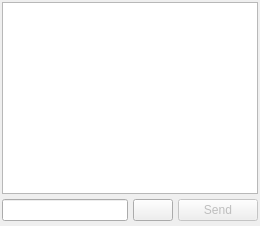
     <widget class="QWidget" name="tabChat">
      <property name="enabled">
       <bool>true</bool>
      </property>
      <attribute name="title">
       <string comment="LBL_BLG_VISITOR_CHAT_TITLE">Chat</string>
      </attribute>
      <layout class="QVBoxLayout" name="verticalLayout">
       <property name="spacing">
        <number>5</number>
       </property>
       <property name="leftMargin">
        <number>2</number>
       </property>
       <property name="topMargin">
        <number>2</number>
       </property>
       <property name="rightMargin">
        <number>2</number>
       </property>
       <property name="bottomMargin">
        <number>5</number>
       </property>
       <item>
        <widget class="QTextEdit" name="lwLines">
         <property name="readOnly">
          <bool>true</bool>
         </property>
        </widget>
       </item>
       <item>
        <layout class="QHBoxLayout" name="horizontalLayout_2">
         <property name="spacing">
          <number>5</number>
         </property>
         <property name="bottomMargin">
          <number>0</number>
         </property>
         <item>
          <widget class="QLineEdit" name="leMessage"/>
         </item>
         <item>
          <widget class="QPushButton" name="pbPresetMessage">
           <property name="text">
            <string/>
           </property>
           <property name="icon">
            <iconset resource="lh3.qrc">
             <normaloff>:/config/Resources/preset_messages.png</normaloff>:/config/Resources/preset_messages.png</iconset>
           </property>
           <property name="iconSize">
            <size>
             <width>12</width>
             <height>12</height>
            </size>
           </property>
          </widget>
         </item>
         <item>
          <widget class="QPushButton" name="pbSend">
           <property name="enabled">
            <bool>false</bool>
           </property>
           <property name="text">
            <string comment="LBL_SEND">Send</string>
           </property>
          </widget>
         </item>
        </layout>
       </item>
      </layout>
     </widget>
